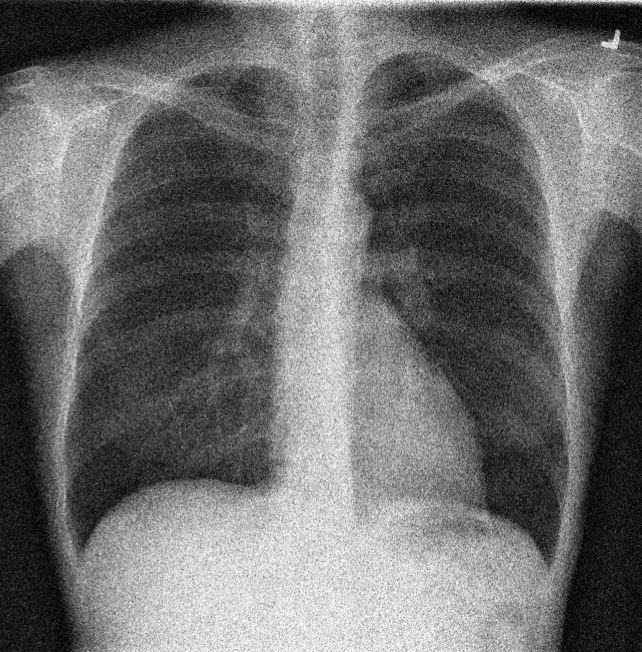
#> input picture noisy/speckle/3.png, 642 x 652 px; its folder holds 4 pictures in this run
$ python speckle.py   (older library calls are emulated)
#> lines starting #> are read from the running program, lines starting #| are printed output that depends on the picture
import os
import cv2
import numpy as np
import matplotlib.pyplot as plt
from skimage import morphology  # For morphological operations

def load_images(folder, sample_size=3):
    """Load a specified number of random images from a folder."""
    files = [f for f in os.listdir(folder) if f.endswith(('png', 'jpg', 'jpeg'))]
    selected_files = np.random.choice(files, sample_size, replace=False)
    return [(f, cv2.imread(os.path.join(folder, f), cv2.IMREAD_GRAYSCALE)) for f in selected_files]

def preprocess_image(img):
    """No preprocessing needed for speckle in most cases."""
    return img

def apply_median_filter(img, kernel_size):
    """Applies a median filter to the image."""
    return cv2.medianBlur(img, kernel_size)

def apply_bilateral_filter(img, kernel_size, sigma_color, sigma_space):
    """Applies a bilateral filter to the image."""
    return cv2.bilateralFilter(img, kernel_size, sigma_color, sigma_space)

# [185 lines left out: functions apply_crimmins_speckle_removal, apply_opening, apply_closing, apply_my_method, calculate_difference_image, display_results and 1 more, not called in this run]

def show_initial_selection(images):
    """Display initial selection window with 3 random images side by side."""
    fig, axes = plt.subplots(1, len(images), figsize=(7, 3))

    for i, (filename, img) in enumerate(images):
        axes[i].imshow(img, cmap='gray')
        axes[i].set_title(f"Image {i+1}", fontsize=8)
        axes[i].axis("off")

    plt.figtext(0.5, 0.01, "Click on an image to proceed", ha="center", fontsize=10)
    fig.canvas.mpl_connect('button_press_event', lambda event: on_image_click(event, images, fig))
    plt.show()

# [28 lines left out: function process_and_show, not called in this run]

def main():
    images = load_images("noisy/speckle")
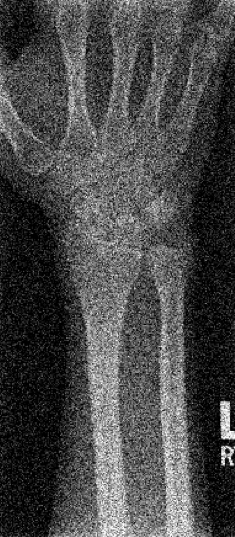
#> input picture noisy/speckle/4.png, 235 x 537 px
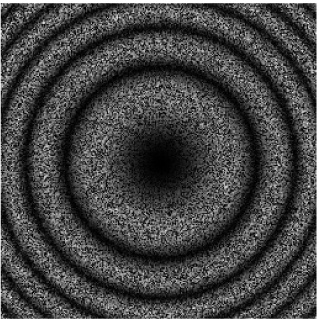
#> input picture noisy/speckle/2.jpeg, 319 x 319 px
#> images = 3 items
    show_initial_selection(images)
#> the loop in show_initial_selection, `for i, (filename, img) in enumerate(images):` made 3 passes
#> filename on passes 1 to 3: '3.png', '4.png', '2.jpeg'
#> in show_initial_selection, `plt.show()`:
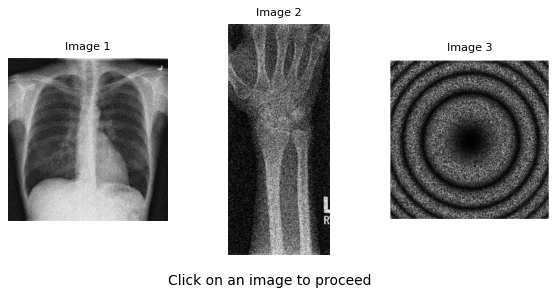
#> figure drawn by matplotlib, 3 panels

if __name__ == "__main__":
    main()
